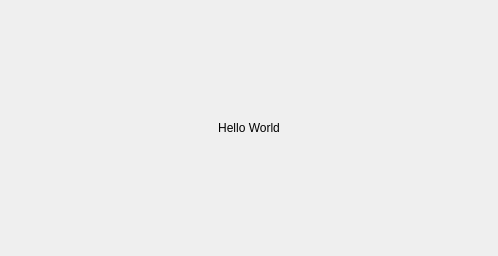
<?xml version="1.0" encoding="UTF-8"?>
<ui version="4.0">
 <class>MainWindow</class>
 <widget class="QMainWindow" name="MainWindow">
  <property name="geometry">
   <rect>
    <x>0</x>
    <y>0</y>
    <width>498</width>
    <height>256</height>
   </rect>
  </property>
  <property name="windowTitle">
   <string>MainWindow</string>
  </property>
  <widget class="QWidget" name="centralwidget">
   <layout class="QVBoxLayout" name="verticalLayout">
    <item>
     <widget class="QLabel" name="label">
      <property name="text">
       <string>Hello World</string>
      </property>
      <property name="alignment">
       <set>Qt::AlignCenter</set>
      </property>
     </widget>
    </item>
   </layout>
  </widget>
 </widget>
 <resources/>
 <connections/>
</ui>
